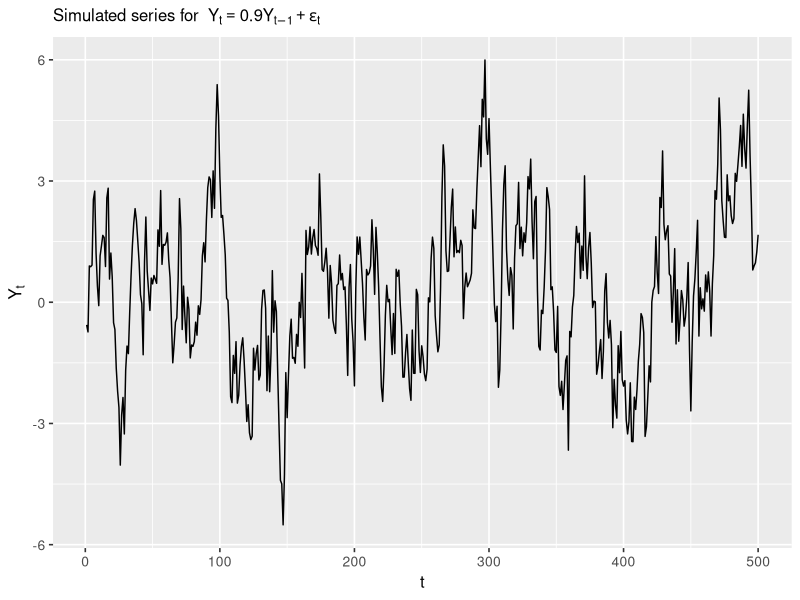
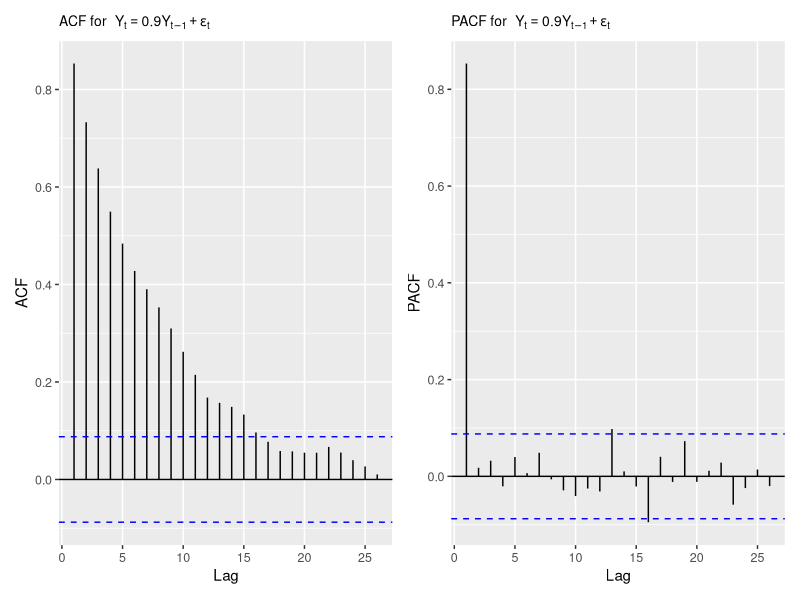

Source code (R) for these figures, in order:
# Load necessary packages
library(ggplot2)
library(forecast)
library(patchwork)  # for combining ggplots side-by-side

## =====================================================
## 1. Prepare environment & set working directory
## =====================================================

# Set working directory (optional for RStudio users)
if (requireNamespace("rstudioapi", quietly = TRUE) && rstudioapi::isAvailable()) {
  setwd(dirname(rstudioapi::getActiveDocumentContext()$path))
}

## =====================================================
## 2. Simulate AR(1) process
##    Y_t = alpha * Y_{t-1} + epsilon_t
## =====================================================

set.seed(123)
n_samples <- 500
alpha     <- 0.9
Y         <- numeric(n_samples)
epsilon   <- rnorm(n_samples, mean = 0, sd = 1)

# Start from Y_0 = 0, so Y_1 = epsilon_1.
Y[1] <- epsilon[1]
for (t in 2:n_samples) {
  Y[t] <- alpha * Y[t - 1] + epsilon[t]
}

## =====================================================
## 3. Time series plot
## =====================================================

ts_plot <- ggplot(data.frame(t = 1:n_samples, Y = Y),
                  aes(x = t, y = Y)) +
  geom_line() +
  ggtitle(
    expression("Simulated series for " ~
                 Y[t] == 0.9 * Y[t - 1] + epsilon[t])
  ) +
  xlab("t") +
  ylab(expression(Y[t])) +
  theme_gray(base_size = 12) +
  theme(plot.title = element_text(size = 12),
        axis.text = element_text(size = 10))

# Save time series plot as PNG (consistent format)
ggsave("AR1_plot.png", ts_plot,
       width = 7, height = 3.5, dpi = 300)

## =====================================================
## 4. ACF and PACF plots
## =====================================================

acf_plot <- ggAcf(Y) +
  ggtitle(
    expression("ACF for " ~
                 Y[t] == 0.9 * Y[t - 1] + epsilon[t])
  )

pacf_plot <- ggPacf(Y) +
  ggtitle(
    expression("PACF for " ~
                 Y[t] == 0.9 * Y[t - 1] + epsilon[t])
  )

# Combine ACF and PACF into a single figure
acf_pacf_plot <- (acf_plot + pacf_plot) &
  theme(plot.title = element_text(size = 10),
        axis.text = element_text(size = 9))

# Save combined ACF/PACF plot as PNG (consistent format)
ggsave("AR1_acf_pacf_plot.png", acf_pacf_plot,
       width = 7, height = 3.2, dpi = 300)
